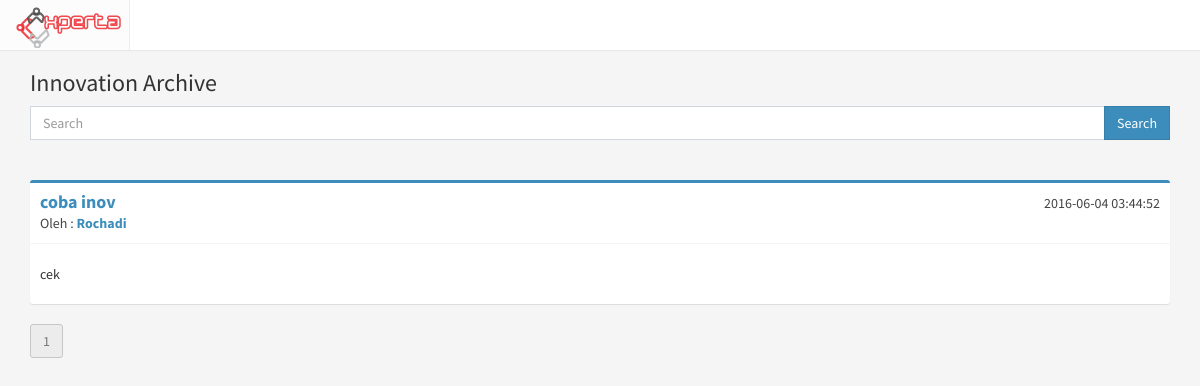
The app's page /cop/innovation_archive, older data.
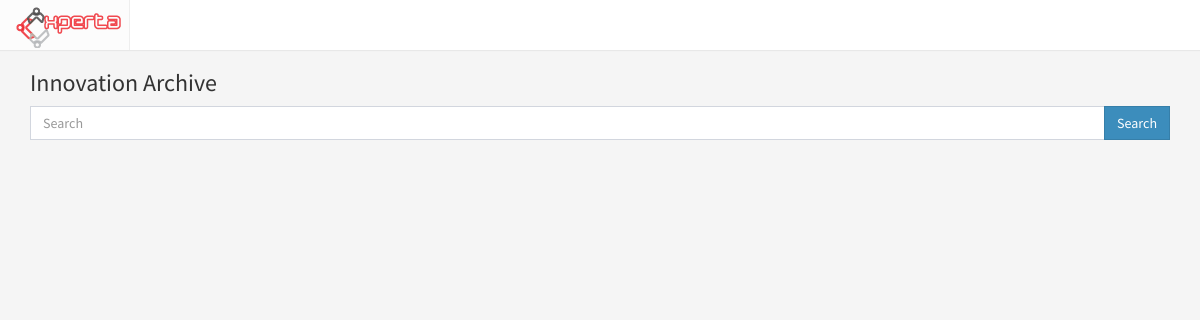
The same page, newer data.
### tables this page shows
CREATE TABLE `cop` (
  `id_cop` int(11) NOT NULL,
  `id_scope` int(11) DEFAULT NULL,
  `id_user` int(11) NOT NULL,
  `title` varchar(200) NOT NULL,
  `content` text NOT NULL,
  `summary` text,
  `type` int(11) NOT NULL,
  `created_at` timestamp NOT NULL DEFAULT CURRENT_TIMESTAMP,
  `updated_at` timestamp NOT NULL DEFAULT CURRENT_TIMESTAMP ON UPDATE CURRENT_TIMESTAMP,
  `status` int(11) NOT NULL DEFAULT '1'
);

### index.php (called while the page is built, shortened)
<?php
require_once BASEPATH.'core/CodeIgniter.php';

### application/models/Cop_model.php (called while the page is built, shortened)
<?php
	class Cop_model extends CI_Model
	{
		function innov_archive($page, $q=''){
			$page = ($page * 5);
			return $this->db->query("SELECT title, user.id_user, id_cop, content, cop.created_at, cop.updated_at, fullname, (SELECT COUNT(*) FROM cop WHERE type=1 AND status = 0 AND (title LIKE '%$q%' OR content LIKE '%$q%')) AS count
				FROM cop, user, profile
				WHERE cop.id_user = user.id_user
					AND user.id_user = profile.id_user
					AND type = 1
					AND status = 0
					AND (title LIKE '%$q%' OR content LIKE '%$q%')
				ORDER BY id_cop DESC
				LIMIT $page, 5
				")->result();
		}
	}

### application/views/cop/innovation_archive.php (the view, shortened to what this page needs)
<?php include 'application/views/header.php' ?>
		<div class="container">
			<div class="row">
				<div class="col-md-12">
						<h3>Innovation Archive</h3>
						<form>
						<div class="input-group">
			                    <input type="text" name="q" class="form-control" placeholder="Search" >
			                    <span class="input-group-btn">
			                    	<button class="btn btn-primary btn-flat" type="submit">Search</button>
			                	</span>
		                </div>
		                	</form>
						<?php foreach ($list_innov as $inov): ?>
							<div class="box box-primary">
								<div class="box-header with-border">
									<h3 class="box-title">
									<strong><a href="<?= site_url('cop/innovation_view/'.$inov->id_cop); ?>">
									<?= $inov->title ?>
									</a></strong>
									</h3>
									<span class="pull-right"><?php echo $inov->created_at ?></span>
										<div class="author">
												Oleh :
											<a href="<?php echo site_url('account/user/'.$inov->id_user) ?>">
												<strong><?= $inov->fullname ?></strong>
											</a>
										</div>
								</div>
								<div class="box-body">
									<p><?= substr($inov->content, 0, 100) ?></p>
								</div>
							</div>
						<?php endforeach ?>
						<?php echo $page ?>
				</div>
			</div>
		</div>
	</body>
</html>

### application/controllers/Cop.php (shortened to what this page needs)
<?php
class Cop extends CI_Controller
{
	function __construct(){
		$this->load->model('Cop_model');
	}
	public function innovation_archive($page=1){
		$page--;
		$data['title'] = "Innovation Archive";
		$q = $this->input->get('q');
		$data['list_innov'] = $this->Cop_model->innov_archive($page, $q);
		$count = @$data['list_innov'][0]->count;
		$halaman = (int) ceil($count / 5);
		$data['page'] = '';
		for ($i=1; $i <= $halaman; $i++) {
			if ($i == $page+1) {
				$data['page'] .= "<a href='".site_url('cop/innov_archive/'.$i)."' class='btn btn-default active disabled'>$i</a>";
			}else{
				$data['page'] .= "<a href='".site_url('cop/innov_archive/'.$i)."' class='btn btn-default'>$i</a>";
			}
		}
		$this->load->view('cop/innovation_archive',$data);
	}
}

Row changes from the older to the newer data that the page shows:
removed cop: title "coba inov", created_at "2016-06-04 03:44:52", fullname "Rochadi", content "cek"
